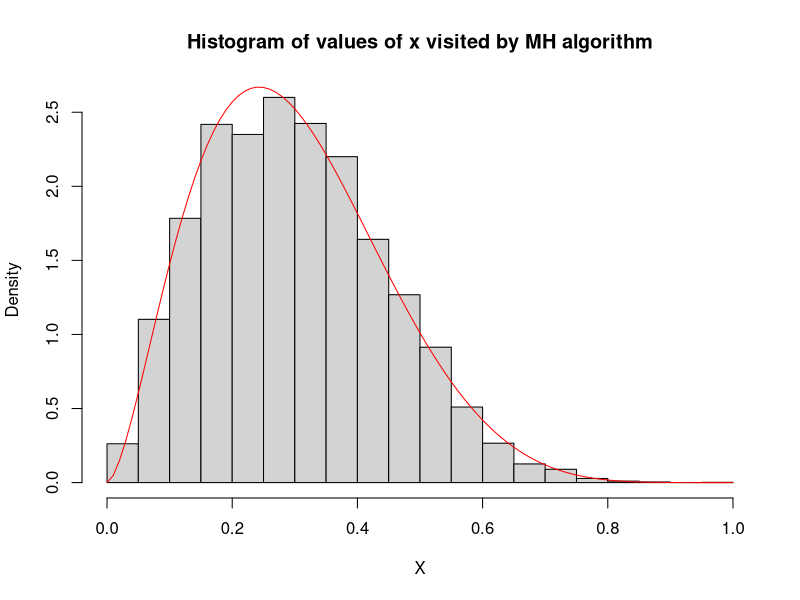

The R script that drew this image:
rm(list = ls())
set.seed(440)


alpha<-2.7
beta<-6.3

mc_N<-10000
X<-numeric(mc_N)
X[1]<-0


f<-function(x){dbeta(x,alpha,beta)}
Q<-function(x1,x2){dunif(x1,0,1)}

accept_fun<-function(x_c,x_p){
  accept<-f(x_p)*Q(x_c,x_p)/(f(x_c)*Q(x_p,x_c))
  return(min(accept,1))
}

set.seed(440)
for(i in 2:mc_N){
  x_prop<-runif(1,min=0,max=1)
  accept<-accept_fun(X[i-1],x_prop)
  dec<-rbinom(1,1,accept)
  if(dec==1){
    X[i] = x_prop
  }else{
    X[i] = X[i-1]
  }
}

hist(X,probability = TRUE, main="Histogram of values of x visited by MH algorithm")
curve(dbeta(x,alpha,beta),add=TRUE,col="red")

#mean and var
mean(X)
var(X)

#expected mean and var
alpha/(alpha+beta)
(alpha*beta)/(((alpha+beta)^2)*(alpha+beta+1))
